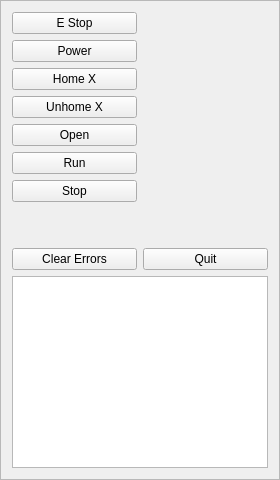
     <widget class="QFrame" name="frame_2">
      <property name="frameShape">
       <enum>QFrame::StyledPanel</enum>
      </property>
      <property name="frameShadow">
       <enum>QFrame::Raised</enum>
      </property>
      <layout class="QGridLayout" name="gridLayout">
       <item row="2" column="0">
        <widget class="QPushButton" name="home_pb_0">
         <property name="text">
          <string>Home X</string>
         </property>
        </widget>
       </item>
       <item row="1" column="0">
        <widget class="QPushButton" name="power_pb">
         <property name="text">
          <string>Power</string>
         </property>
        </widget>
       </item>
       <item row="4" column="0">
        <widget class="QPushButton" name="open_pb">
         <property name="text">
          <string>Open</string>
         </property>
        </widget>
       </item>
       <item row="9" column="0" colspan="2">
        <widget class="QPlainTextEdit" name="errors_pte"/>
       </item>
       <item row="6" column="0">
        <widget class="QPushButton" name="stop_pb">
         <property name="text">
          <string>Stop</string>
         </property>
        </widget>
       </item>
       <item row="0" column="0">
        <widget class="QPushButton" name="estop_pb">
         <property name="text">
          <string>E Stop</string>
         </property>
        </widget>
       </item>
       <item row="5" column="0">
        <widget class="QPushButton" name="run_pb">
         <property name="text">
          <string>Run</string>
         </property>
        </widget>
       </item>
       <item row="3" column="0">
        <widget class="QPushButton" name="unhome_pb_0">
         <property name="text">
          <string>Unhome X</string>
         </property>
        </widget>
       </item>
       <item row="7" column="0">
        <spacer name="verticalSpacer">
         <property name="orientation">
          <enum>Qt::Vertical</enum>
         </property>
         <property name="sizeHint" stdset="0">
          <size>
           <width>20</width>
           <height>40</height>
          </size>
         </property>
        </spacer>
       </item>
       <item row="8" column="0">
        <widget class="QPushButton" name="clear_errors_pb">
         <property name="text">
          <string>Clear Errors</string>
         </property>
        </widget>
       </item>
       <item row="8" column="1">
        <widget class="QPushButton" name="quit_pb">
         <property name="text">
          <string>Quit</string>
         </property>
        </widget>
       </item>
      </layout>
     </widget>
